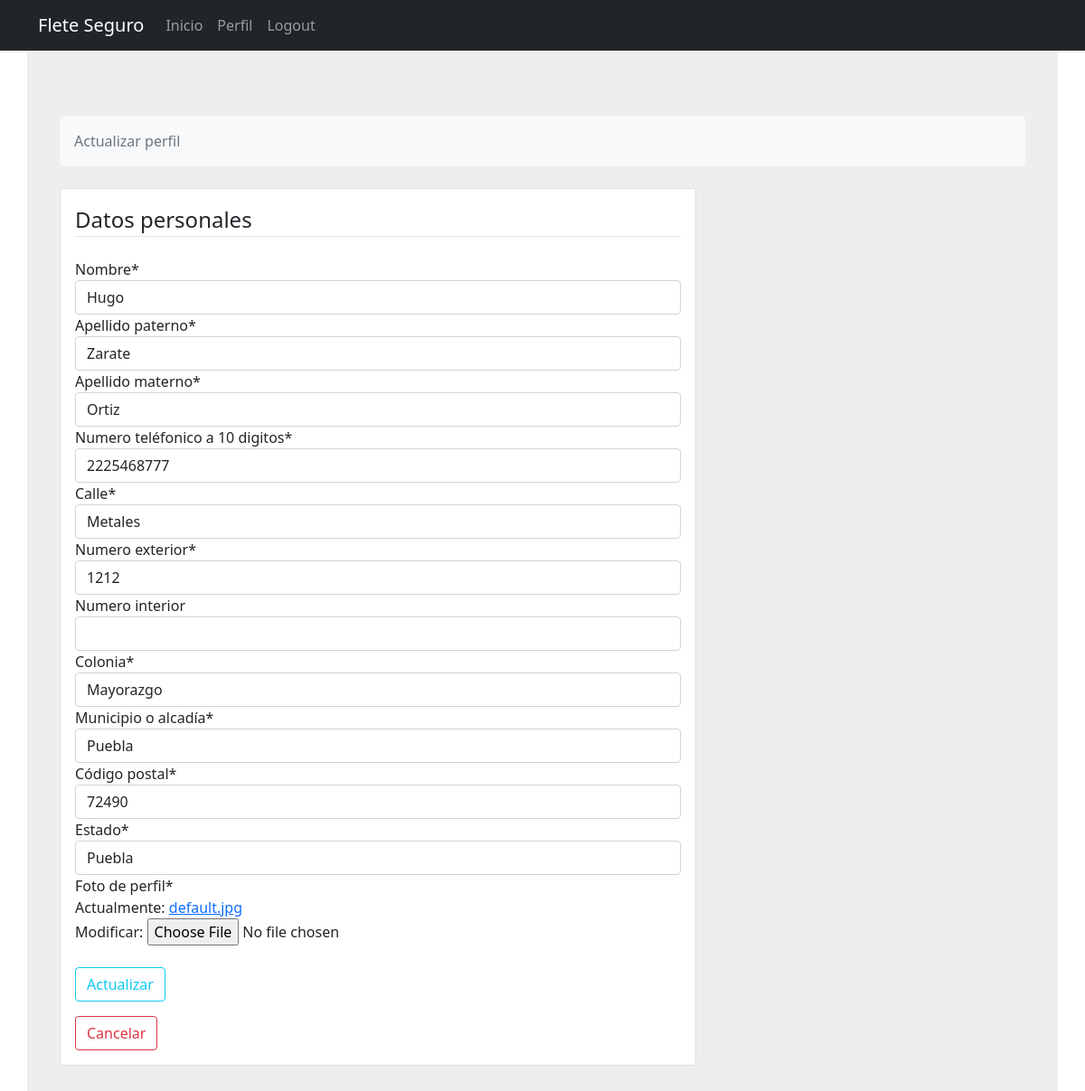
/usuarios/profile/transportista/update/zarate (signed in), run on the app's committed database.
### usuarios/models.py (models this page shows, shortened)
class Transportista(models.Model):
    user = models.OneToOneField(MyUser, on_delete=models.CASCADE, primary_key=True)
    image = models.ImageField(verbose_name="Foto de perfil", default='default.jpg', upload_to='profile_pics')
    nombre = models.CharField(
        verbose_name="Nombre o Razon social(empresas)",
        max_length=100)
    ape_pat = models.CharField(
        verbose_name="Apellido paterno", max_length=100, blank=True, default="")
    ape_mat = models.CharField(
        verbose_name="Apellido materno", max_length=100, blank=True, default="")
    telefono = models.CharField(verbose_name="Numero teléfonico a 10 digitos", max_length=100)
    calle = models.CharField(verbose_name="Calle", max_length=100)
    num_ext = models.CharField(verbose_name="Numero exterior", max_length=100)
    num_int = models.CharField(verbose_name="Numero interior", max_length=100, default="", blank=True)
    colonia = models.CharField(verbose_name="Colonia", max_length=100)
    municipio = models.CharField(verbose_name="Municipio o alcadía", max_length=100,)
    cp = models.CharField(verbose_name="Código postal",max_length=100,)
    estado = models.CharField(verbose_name="Estado", choices=ESTADOS, max_length=40)
    calificacion = models.IntegerField(verbose_name="Calificación", default=5, null=False)
    viajes_realizados = models.IntegerField(verbose_name="Viajes realizados", default=0, null=False)
    slug = models.SlugField(null=True, blank=True)
    @property
    def is_empresa(self):
        return self.user.es_empresa == True

### usuarios/views.py (the view, shortened to what this page needs)
# urls.py: path('profile/transportista/update/<slug:slug>', login_required(ProfileTransportistaUpdate.as_view()), name='perfil-transportista-update'),
class ProfileTransportistaUpdate(UserPassesTestMixin, UpdateView):
    model = Transportista
    template_name = 'usuarios/updatePerfil.html'
    fields = ['nombre','ape_pat','ape_mat','telefono','calle','num_ext','num_int','colonia','municipio','cp','estado','image']
    def test_func(self):
        user = self.get_object()
        if self.request.user.is_cliente:
            return False
        elif self.request.user.transportista == user:
            return True
        else:
            return False
    def get_context_data(self, *args, **kwargs):
        context = super().get_context_data(*args, **kwargs)
        user = context['object']
        context['title'] = "Actualizar perfil"
        context['subtitle'] = "Datos personales"
        context['form'] = ProfileTransportistaUpdateForm(instance=user, profile=user)
        return context

### usuarios/forms.py
class ProfileTransportistaUpdateForm(forms.ModelForm):
    def __init__(self, *args, **kwargs):
        profile = kwargs.pop('profile',None)
        super(ProfileTransportistaUpdateForm, self).__init__(*args,**kwargs)
        if profile.is_empresa:
            self.fields['nombre'].label='Razón social'
            self.fields['ape_mat'].widget = forms.HiddenInput()
            self.fields['ape_pat'].widget = forms.HiddenInput()
        else:
            self.fields['nombre'].label='Nombre'
            self.fields['ape_pat'].required = True
            self.fields['ape_mat'].required = True
    class Meta:
        model = Transportista
        fields = ['nombre','ape_pat','ape_mat','telefono','calle','num_ext','num_int','colonia','municipio','cp','estado','image']

### usuarios/models.py (called while the page is built)
    @property
    def is_cliente(self):
        return self.es_cliente == True

### usuarios/templates/usuarios/updatePerfil.html (shortened to what this page needs)
{% extends 'base.html' %}
{% load crispy_forms_tags %}
{% block content %}
    <section style="background-color: #eee;">
        <div class="container py-5 mt-4">
            <div class="row">
                <div class="col">
                    <nav aria-label="breadcrumb" class="bg-light rounded-3 p-3 mb-4">
                        <ol class="breadcrumb mb-0">
                            <li class="breadcrumb-item active" aria-current="page">{{title}}</li>
                        </ol>
                    </nav>
                </div>
            </div>
            <div class="row">
                <div class="col-lg-8 justify-content-center">
                    <div class="card mb-4">
                        <div class="card-body">
                            <div class="row">
                                <form method="post" enctype="multipart/form-data">
                                    <fieldset class="form-group">
                                        <legend class="border-bottom mb-4">{{subtitle}}</legend>
                                        {{ form|crispy}}
                                        <div class="form-group mt-4">
                                            <button class="btn btn-outline-info" type="submit" value="Update">Actualizar</button>
                                        </div>
                                    </fieldset>
                                </form>
                                <a href="{% url 'profile-user'%}"><button class="btn btn-outline-danger mt-3">Cancelar</button></a>
                            </div>
                        </div>
                    </div>
                </div>
            </div>
        </div>
    </section>
{% endblock content %}

### data on the page
Transportista: nombre "Hugo", ape_pat "Zarate", ape_mat "Ortiz", telefono "2225468777", calle "Metales", num_ext "1212", colonia "Mayorazgo", municipio "Puebla", cp "72490", estado "Puebla"

### other printed values
{{ title }} "Actualizar perfil"
{{ subtitle }} "Datos personales"
